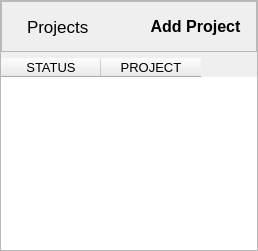
                     <widget class="QWidget" name="projects_page">
                      <property name="font">
                       <font>
                        <pointsize>10</pointsize>
                       </font>
                      </property>
                      <layout class="QGridLayout" name="gridLayout_3">
                       <property name="leftMargin">
                        <number>0</number>
                       </property>
                       <property name="topMargin">
                        <number>0</number>
                       </property>
                       <property name="rightMargin">
                        <number>0</number>
                       </property>
                       <property name="bottomMargin">
                        <number>0</number>
                       </property>
                       <property name="horizontalSpacing">
                        <number>0</number>
                       </property>
                       <item row="0" column="0">
                        <widget class="QFrame" name="projects_frame">
                         <property name="frameShape">
                          <enum>QFrame::StyledPanel</enum>
                         </property>
                         <property name="frameShadow">
                          <enum>QFrame::Raised</enum>
                         </property>
                         <layout class="QGridLayout" name="gridLayout_20">
                          <property name="leftMargin">
                           <number>0</number>
                          </property>
                          <property name="topMargin">
                           <number>0</number>
                          </property>
                          <property name="rightMargin">
                           <number>0</number>
                          </property>
                          <property name="bottomMargin">
                           <number>0</number>
                          </property>
                          <item row="0" column="0">
                           <widget class="QFrame" name="pro_top_frame">
                            <property name="styleSheet">
                             <string notr="true">QFrame{border-bottom:1px solid  rgb(44, 49, 60);}</string>
                            </property>
                            <property name="frameShape">
                             <enum>QFrame::StyledPanel</enum>
                            </property>
                            <property name="frameShadow">
                             <enum>QFrame::Raised</enum>
                            </property>
                            <layout class="QHBoxLayout" name="pro_top_frameLayout">
                             <property name="spacing">
                              <number>7</number>
                             </property>
                             <property name="leftMargin">
                              <number>11</number>
                             </property>
                             <property name="topMargin">
                              <number>11</number>
                             </property>
                             <property name="rightMargin">
                              <number>11</number>
                             </property>
                             <property name="bottomMargin">
                              <number>11</number>
                             </property>
                             <item>
                              <widget class="QLabel" name="label_4">
                               <property name="text">
                                <string/>
                               </property>
                               <property name="pixmap">
                                <pixmap resource="../files.qrc">:/16x16/icons/16x16/cil-3d.png</pixmap>
                               </property>
                              </widget>
                             </item>
                             <item>
                              <widget class="QLabel" name="pro_label">
                               <property name="font">
                                <font>
                                 <family>Segoe UI</family>
                                 <pointsize>13</pointsize>
                                </font>
                               </property>
                               <property name="styleSheet">
                                <string notr="true">QLabel{border:none}</string>
                               </property>
                               <property name="text">
                                <string>Projects</string>
                               </property>
                              </widget>
                             </item>
                             <item>
                              <spacer name="horizontalSpacer_5">
                               <property name="orientation">
                                <enum>Qt::Horizontal</enum>
                               </property>
                               <property name="sizeHint" stdset="0">
                                <size>
                                 <width>40</width>
                                 <height>20</height>
                                </size>
                               </property>
                              </spacer>
                             </item>
                             <item>
                              <widget class="QPushButton" name="pro_add_btn">
                               <property name="font">
                                <font>
                                 <pointsize>12</pointsize>
                                 <weight>75</weight>
                                 <bold>true</bold>
                                </font>
                               </property>
                               <property name="cursor">
                                <cursorShape>PointingHandCursor</cursorShape>
                               </property>
                               <property name="toolTip">
                                <string>Add Project</string>
                               </property>
                               <property name="text">
                                <string>Add Project</string>
                               </property>
                               <property name="icon">
                                <iconset resource="../files.qrc">
                                 <normaloff>:/24x24/icons/24x24/cil-medical-cross.png</normaloff>:/24x24/icons/24x24/cil-medical-cross.png</iconset>
                               </property>
                               <property name="iconSize">
                                <size>
                                 <width>24</width>
                                 <height>24</height>
                                </size>
                               </property>
                               <property name="flat">
                                <bool>true</bool>
                               </property>
                              </widget>
                             </item>
                            </layout>
                           </widget>
                          </item>
                          <item row="1" column="0">
                           <widget class="QTableWidget" name="pro_table">
                            <property name="font">
                             <font>
                              <pointsize>10</pointsize>
                             </font>
                            </property>
                            <property name="focusPolicy">
                             <enum>Qt::NoFocus</enum>
                            </property>
                            <property name="styleSheet">
                             <string notr="true"/>
                            </property>
                            <property name="frameShape">
                             <enum>QFrame::NoFrame</enum>
                            </property>
                            <property name="frameShadow">
                             <enum>QFrame::Raised</enum>
                            </property>
                            <property name="editTriggers">
                             <set>QAbstractItemView::NoEditTriggers</set>
                            </property>
                            <property name="selectionBehavior">
                             <enum>QAbstractItemView::SelectRows</enum>
                            </property>
                            <property name="showGrid">
                             <bool>false</bool>
                            </property>
                            <property name="sortingEnabled">
                             <bool>true</bool>
                            </property>
                            <property name="columnCount">
                             <number>2</number>
                            </property>
                            <attribute name="verticalHeaderVisible">
                             <bool>false</bool>
                            </attribute>
                            <column>
                             <property name="text">
                              <string>STATUS</string>
                             </property>
                            </column>
                            <column>
                             <property name="text">
                              <string>PROJECT</string>
                             </property>
                            </column>
                           </widget>
                          </item>
                         </layout>
                        </widget>
                       </item>
                      </layout>
                     </widget>
